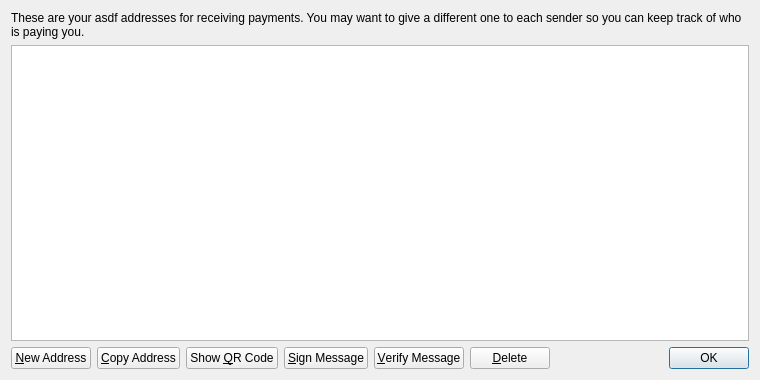
<?xml version="1.0" encoding="UTF-8"?>
<ui version="4.0">
 <class>AddressBookPage</class>
 <widget class="QWidget" name="AddressBookPage">
  <property name="geometry">
   <rect>
    <x>0</x>
    <y>0</y>
    <width>760</width>
    <height>380</height>
   </rect>
  </property>
  <property name="windowTitle">
   <string>Address Book</string>
  </property>
  <layout class="QVBoxLayout" name="verticalLayout">
   <item>
    <widget class="QLabel" name="labelExplanation">
     <property name="text">
      <string>These are your asdf addresses for receiving payments. You may want to give a different one to each sender so you can keep track of who is paying you.</string>
     </property>
     <property name="textFormat">
      <enum>Qt::PlainText</enum>
     </property>
     <property name="wordWrap">
      <bool>true</bool>
     </property>
    </widget>
   </item>
   <item>
    <widget class="QTableView" name="tableView">
     <property name="contextMenuPolicy">
      <enum>Qt::CustomContextMenu</enum>
     </property>
     <property name="toolTip">
      <string>Double-click to edit address or label</string>
     </property>
     <property name="tabKeyNavigation">
      <bool>false</bool>
     </property>
     <property name="alternatingRowColors">
      <bool>true</bool>
     </property>
     <property name="selectionMode">
      <enum>QAbstractItemView::SingleSelection</enum>
     </property>
     <property name="selectionBehavior">
      <enum>QAbstractItemView::SelectRows</enum>
     </property>
     <property name="sortingEnabled">
      <bool>true</bool>
     </property>
     <attribute name="verticalHeaderVisible">
      <bool>false</bool>
     </attribute>
    </widget>
   </item>
   <item>
    <layout class="QHBoxLayout" name="horizontalLayout">
     <item>
      <widget class="QPushButton" name="newAddressButton">
       <property name="toolTip">
        <string>Create a new address</string>
       </property>
       <property name="text">
        <string>&amp;New Address</string>
       </property>
       <property name="icon">
        <iconset resource="../bitcoin.qrc">
         <normaloff>:/icons/add</normaloff>:/icons/add</iconset>
       </property>
      </widget>
     </item>
     <item>
      <widget class="QPushButton" name="copyToClipboard">
       <property name="toolTip">
        <string>Copy the currently selected address to the system clipboard</string>
       </property>
       <property name="text">
        <string>&amp;Copy Address</string>
       </property>
       <property name="icon">
        <iconset resource="../bitcoin.qrc">
         <normaloff>:/icons/editcopy</normaloff>:/icons/editcopy</iconset>
       </property>
      </widget>
     </item>
     <item>
      <widget class="QPushButton" name="showQRCode">
       <property name="text">
        <string>Show &amp;QR Code</string>
       </property>
       <property name="icon">
        <iconset resource="../bitcoin.qrc">
         <normaloff>:/icons/qrcode</normaloff>:/icons/qrcode</iconset>
       </property>
      </widget>
     </item>
     <item>
      <widget class="QPushButton" name="signMessage">
       <property name="toolTip">
        <string>Sign a message to prove you own a Bitcoin address</string>
       </property>
       <property name="text">
        <string>&amp;Sign Message</string>
       </property>
       <property name="icon">
        <iconset resource="../bitcoin.qrc">
         <normaloff>:/icons/edit</normaloff>:/icons/edit</iconset>
       </property>
      </widget>
     </item>
     <item>
      <widget class="QPushButton" name="verifyMessage">
       <property name="toolTip">
        <string>Verify a message to ensure it was signed with a specified Bitcoin address</string>
       </property>
       <property name="text">
        <string>&amp;Verify Message</string>
       </property>
       <property name="icon">
        <iconset resource="../bitcoin.qrc">
         <normaloff>:/icons/transaction_0</normaloff>:/icons/transaction_0</iconset>
       </property>
      </widget>
     </item>
     <item>
      <widget class="QPushButton" name="deleteButton">
       <property name="toolTip">
        <string>Delete the currently selected address from the list. Only sending addresses can be deleted.</string>
       </property>
       <property name="text">
        <string>&amp;Delete</string>
       </property>
       <property name="icon">
        <iconset resource="../bitcoin.qrc">
         <normaloff>:/icons/remove</normaloff>:/icons/remove</iconset>
       </property>
      </widget>
     </item>
     <item>
      <spacer name="horizontalSpacer">
       <property name="orientation">
        <enum>Qt::Horizontal</enum>
       </property>
       <property name="sizeHint" stdset="0">
        <size>
         <width>40</width>
         <height>20</height>
        </size>
       </property>
      </spacer>
     </item>
     <item>
      <widget class="QDialogButtonBox" name="buttonBox">
       <property name="sizePolicy">
        <sizepolicy hsizetype="Maximum" vsizetype="Fixed">
         <horstretch>0</horstretch>
         <verstretch>0</verstretch>
        </sizepolicy>
       </property>
       <property name="standardButtons">
        <set>QDialogButtonBox::Ok</set>
       </property>
      </widget>
     </item>
    </layout>
   </item>
  </layout>
 </widget>
 <resources>
  <include location="../bitcoin.qrc"/>
 </resources>
 <connections/>
</ui>
